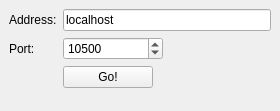
<?xml version="1.0" encoding="UTF-8"?>
<ui version="4.0">
 <class>ConnectWindow</class>
 <widget class="QMainWindow" name="ConnectWindow">
  <property name="geometry">
   <rect>
    <x>0</x>
    <y>0</y>
    <width>280</width>
    <height>111</height>
   </rect>
  </property>
  <property name="windowTitle">
   <string>Connect</string>
  </property>
  <widget class="QWidget" name="centralwidget">
   <layout class="QFormLayout" name="formLayout">
    <item row="0" column="0">
     <widget class="QLabel" name="label">
      <property name="text">
       <string>Address:</string>
      </property>
     </widget>
    </item>
    <item row="0" column="1">
     <widget class="QLineEdit" name="addressLineEdit">
      <property name="text">
       <string>localhost</string>
      </property>
     </widget>
    </item>
    <item row="1" column="0">
     <widget class="QLabel" name="label_2">
      <property name="text">
       <string>Port:</string>
      </property>
     </widget>
    </item>
    <item row="1" column="1">
     <widget class="QSpinBox" name="portSpinBox">
      <property name="maximumSize">
       <size>
        <width>100</width>
        <height>16777215</height>
       </size>
      </property>
      <property name="minimum">
       <number>1025</number>
      </property>
      <property name="maximum">
       <number>65535</number>
      </property>
      <property name="value">
       <number>10500</number>
      </property>
     </widget>
    </item>
    <item row="2" column="1">
     <widget class="QPushButton" name="goPushButton">
      <property name="minimumSize">
       <size>
        <width>0</width>
        <height>0</height>
       </size>
      </property>
      <property name="maximumSize">
       <size>
        <width>90</width>
        <height>16777215</height>
       </size>
      </property>
      <property name="text">
       <string>Go!</string>
      </property>
     </widget>
    </item>
   </layout>
  </widget>
 </widget>
 <resources/>
 <connections/>
</ui>
